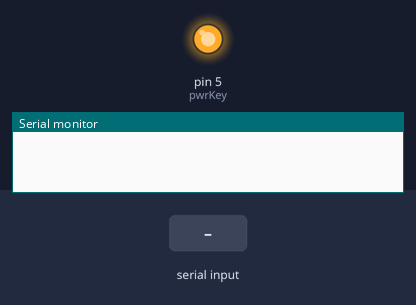
A sketch run on a simulated Arduino Uno, built with avr-gcc and run on an emulated ATmega328P. On the bench: output pins drawn as LEDs (lit = HIGH), the last lines printed to the serial monitor. The inputs (shaded band) are chosen by the test bench. The modem accepts every AT command (registered, SIM ready, sends succeed) and sends nothing else.

Above: at 0.1 s.
At 1.2 s:
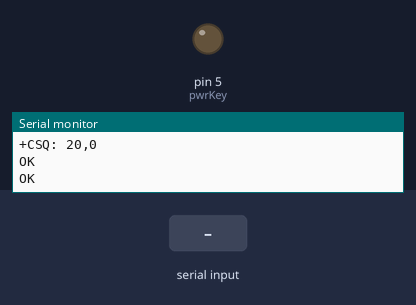
1.3 s: "1" received over the second serial link
Timing chart, 0 to 4.3 s (numbered marks = the images above; inputs shaded):
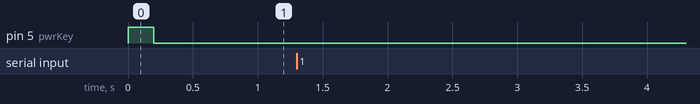

The sketch:

Modo_interactivo.ino
```cpp
#include <SoftwareSerial.h>
int pwrKey = 5;
int dtr = 4;
String K="";
bool Status_pwrKey = false;
bool conf_init_UC20=false;
bool conet=false;
//*************************Zona de Configuracion Serial***********************
SoftwareSerial UC20(11,12); //RX=2  TX=3
//**************************** Zona De Rutina Encendido **********************
void encender(){digitalWrite(pwrKey,HIGH);delay(200);digitalWrite(pwrKey,LOW);Serial.println("Sistema Encendido");Status_pwrKey = true;}
//***********************configuracion de coneccion***************************
//int Coect()
//{UC20.println("AT");
//while(palabra()=="O K"){Serial.println("Conectado");}conet=true;}
//***********************   Lectura de mensaje         **********************

//***********************Zona De configuracion de UC20 ***********************

void init_UC20()
{
  UC20.println("ATV1");
  UC20.println("ATV1");
  UC20.println("ATE1");
  UC20.println("AT+CMEE=2");
  UC20.println("AT+CIMI");
  UC20.println("AT+CSQ ");
  UC20.println("AT+CSQ ");
  UC20.println("ATE1 ");
  UC20.println("ATE1 ");
  UC20.println("AT+CMGF=1");
  UC20.println("AT+CMGR=?");
   UC20.println("AT+CNMI=2,2,0,0");

  Serial.println("Sistema configurado");
  Serial.println("********************************** Modo Interactivo*************************");
  conf_init_UC20=true;
}
// **********************+***Zona configuracion de Arduino*******************************
void setup()
{
  Serial.begin(9600);//Velocidad de Puerto serie ARDUINO
  UC20.begin(9600);  //Velocidad de Puerto serie UC20
  pinMode(pwrKey, OUTPUT);  digitalWrite(pwrKey, LOW);//configuracion puerto de Encendido;
}
//*******************************zona de programa****************************************
void loop()
{

  if(conf_init_UC20==false){encender();}

  if(conf_init_UC20==false){init_UC20();}


  if (UC20.available())
    Serial.write(UC20.read());


  if (Serial.available())
    UC20.write(Serial.read());

}
```
